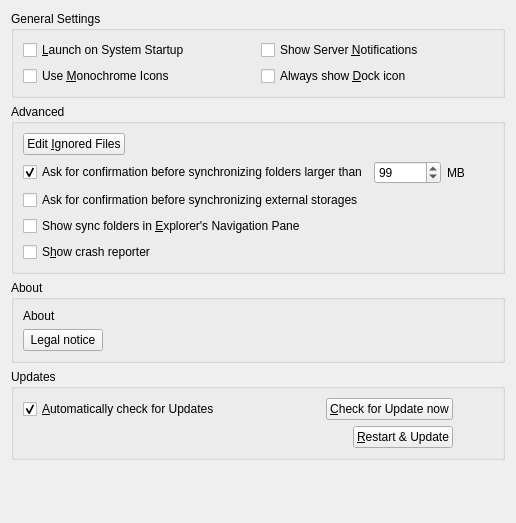
<?xml version="1.0" encoding="UTF-8"?>
<ui version="4.0">
 <class>OCC::GeneralSettings</class>
 <widget class="QWidget" name="OCC::GeneralSettings">
  <property name="geometry">
   <rect>
    <x>0</x>
    <y>0</y>
    <width>516</width>
    <height>523</height>
   </rect>
  </property>
  <property name="windowTitle">
   <string notr="true">Form</string>
  </property>
  <layout class="QGridLayout" name="gridLayout_3">
   <item row="2" column="0">
    <widget class="QGroupBox" name="aboutGroupBox">
     <property name="title">
      <string>About</string>
     </property>
     <layout class="QVBoxLayout" name="verticalLayout_3">
      <item>
       <widget class="QLabel" name="aboutLabel">
        <property name="sizePolicy">
         <sizepolicy hsizetype="Preferred" vsizetype="Minimum">
          <horstretch>0</horstretch>
          <verstretch>0</verstretch>
         </sizepolicy>
        </property>
        <property name="text">
         <string>About</string>
        </property>
       </widget>
      </item>
      <item>
       <layout class="QHBoxLayout" name="horizontalLayout_6">
        <item>
         <widget class="QPushButton" name="legalNoticeButton">
          <property name="text">
           <string>Legal notice</string>
          </property>
         </widget>
        </item>
        <item>
         <spacer name="horizontalSpacer_2">
          <property name="orientation">
           <enum>Qt::Horizontal</enum>
          </property>
          <property name="sizeHint" stdset="0">
           <size>
            <width>40</width>
            <height>20</height>
           </size>
          </property>
         </spacer>
        </item>
       </layout>
      </item>
     </layout>
    </widget>
   </item>
   <item row="0" column="0">
    <widget class="QGroupBox" name="generalGroupBox">
     <property name="title">
      <string>General Settings</string>
     </property>
     <layout class="QGridLayout" name="gridLayout_2">
      <item row="1" column="0">
       <widget class="QCheckBox" name="monoIconsCheckBox">
        <property name="toolTip">
         <string>For System Tray</string>
        </property>
        <property name="text">
         <string>Use &amp;Monochrome Icons</string>
        </property>
       </widget>
      </item>
      <item row="0" column="0">
       <widget class="QCheckBox" name="autostartCheckBox">
        <property name="text">
         <string>&amp;Launch on System Startup</string>
        </property>
       </widget>
      </item>
      <item row="0" column="1">
       <widget class="QCheckBox" name="serverNotificationsCheckBox">
        <property name="text">
         <string>Show Server &amp;Notifications</string>
        </property>
       </widget>
      </item>
      <item row="1" column="1">
       <widget class="QCheckBox" name="showDockIconCheckBox">
        <property name="text">
         <string extracomment="macOS Dock">Always show &amp;Dock icon</string>
        </property>
       </widget>
      </item>
     </layout>
    </widget>
   </item>
   <item row="3" column="0">
    <widget class="QGroupBox" name="updatesGroupBox">
     <property name="title">
      <string>Updates</string>
     </property>
     <layout class="QGridLayout" name="gridLayout_4">
      <item row="0" column="0">
       <layout class="QHBoxLayout" name="horizontalLayout_11">
        <item>
         <widget class="QCheckBox" name="autoCheckForUpdatesCheckBox">
          <property name="text">
           <string>&amp;Automatically check for Updates</string>
          </property>
          <property name="checked">
           <bool>true</bool>
          </property>
         </widget>
        </item>
        <item>
         <widget class="QPushButton" name="updateButton">
          <property name="sizePolicy">
           <sizepolicy hsizetype="Maximum" vsizetype="Fixed">
            <horstretch>0</horstretch>
            <verstretch>0</verstretch>
           </sizepolicy>
          </property>
          <property name="text">
           <string>&amp;Check for Update now</string>
          </property>
         </widget>
        </item>
        <item>
         <spacer name="horizontalSpacer_5">
          <property name="orientation">
           <enum>Qt::Horizontal</enum>
          </property>
          <property name="sizeType">
           <enum>QSizePolicy::Preferred</enum>
          </property>
          <property name="sizeHint" stdset="0">
           <size>
            <width>40</width>
            <height>20</height>
           </size>
          </property>
         </spacer>
        </item>
       </layout>
      </item>
      <item row="1" column="0">
       <layout class="QHBoxLayout" name="horizontalLayout_2">
        <item>
         <widget class="QLabel" name="updateStateLabel">
          <property name="text">
           <string/>
          </property>
          <property name="wordWrap">
           <bool>true</bool>
          </property>
          <property name="openExternalLinks">
           <bool>true</bool>
          </property>
         </widget>
        </item>
        <item>
         <widget class="QPushButton" name="restartButton">
          <property name="sizePolicy">
           <sizepolicy hsizetype="Maximum" vsizetype="Fixed">
            <horstretch>0</horstretch>
            <verstretch>0</verstretch>
           </sizepolicy>
          </property>
          <property name="text">
           <string>&amp;Restart &amp;&amp; Update</string>
          </property>
         </widget>
        </item>
        <item>
         <spacer name="horizontalSpacer">
          <property name="orientation">
           <enum>Qt::Horizontal</enum>
          </property>
          <property name="sizeType">
           <enum>QSizePolicy::Preferred</enum>
          </property>
          <property name="sizeHint" stdset="0">
           <size>
            <width>40</width>
            <height>20</height>
           </size>
          </property>
         </spacer>
        </item>
       </layout>
      </item>
     </layout>
    </widget>
   </item>
   <item row="4" column="0">
    <spacer name="verticalSpacer">
     <property name="orientation">
      <enum>Qt::Vertical</enum>
     </property>
     <property name="sizeHint" stdset="0">
      <size>
       <width>20</width>
       <height>0</height>
      </size>
     </property>
    </spacer>
   </item>
   <item row="1" column="0">
    <widget class="QGroupBox" name="groupBox">
     <property name="title">
      <string>Advanced</string>
     </property>
     <layout class="QVBoxLayout" name="verticalLayout">
      <item>
       <layout class="QHBoxLayout" name="horizontalLayout_4">
        <item>
         <widget class="QPushButton" name="ignoredFilesButton">
          <property name="text">
           <string>Edit &amp;Ignored Files</string>
          </property>
         </widget>
        </item>
        <item>
         <spacer name="horizontalSpacer_4">
          <property name="orientation">
           <enum>Qt::Horizontal</enum>
          </property>
          <property name="sizeHint" stdset="0">
           <size>
            <width>555</width>
            <height>20</height>
           </size>
          </property>
         </spacer>
        </item>
       </layout>
      </item>
      <item>
       <layout class="QHBoxLayout" name="horizontalLayout_3">
        <item>
         <widget class="QCheckBox" name="newFolderLimitCheckBox">
          <property name="text">
           <string>Ask for confirmation before synchronizing folders larger than</string>
          </property>
          <property name="checked">
           <bool>true</bool>
          </property>
         </widget>
        </item>
        <item>
         <widget class="QSpinBox" name="newFolderLimitSpinBox">
          <property name="maximum">
           <number>999999</number>
          </property>
          <property name="value">
           <number>99</number>
          </property>
         </widget>
        </item>
        <item>
         <widget class="QLabel" name="label">
          <property name="text">
           <string extracomment="Trailing part of &quot;Ask confirmation before syncing folder larger than&quot; ">MB</string>
          </property>
         </widget>
        </item>
        <item>
         <spacer name="horizontalSpacer_3">
          <property name="orientation">
           <enum>Qt::Horizontal</enum>
          </property>
          <property name="sizeHint" stdset="0">
           <size>
            <width>40</width>
            <height>20</height>
           </size>
          </property>
         </spacer>
        </item>
       </layout>
      </item>
      <item>
       <layout class="QHBoxLayout" name="horizontalLayout_8">
        <item>
         <widget class="QCheckBox" name="newExternalStorage">
          <property name="text">
           <string>Ask for confirmation before synchronizing external storages</string>
          </property>
         </widget>
        </item>
       </layout>
      </item>
      <item>
       <layout class="QHBoxLayout" name="horizontalLayout_10">
        <item>
         <widget class="QCheckBox" name="showInExplorerNavigationPaneCheckBox">
          <property name="text">
           <string>Show sync folders in &amp;Explorer's Navigation Pane</string>
          </property>
         </widget>
        </item>
       </layout>
      </item>
      <item>
       <layout class="QHBoxLayout" name="horizontalLayout_9">
        <item>
         <widget class="QCheckBox" name="crashreporterCheckBox">
          <property name="sizePolicy">
           <sizepolicy hsizetype="MinimumExpanding" vsizetype="Fixed">
            <horstretch>0</horstretch>
            <verstretch>0</verstretch>
           </sizepolicy>
          </property>
          <property name="text">
           <string>S&amp;how crash reporter</string>
          </property>
         </widget>
        </item>
       </layout>
      </item>
     </layout>
    </widget>
   </item>
  </layout>
 </widget>
 <tabstops>
  <tabstop>autostartCheckBox</tabstop>
  <tabstop>serverNotificationsCheckBox</tabstop>
  <tabstop>monoIconsCheckBox</tabstop>
  <tabstop>ignoredFilesButton</tabstop>
  <tabstop>newFolderLimitCheckBox</tabstop>
  <tabstop>newFolderLimitSpinBox</tabstop>
  <tabstop>crashreporterCheckBox</tabstop>
  <tabstop>autoCheckForUpdatesCheckBox</tabstop>
  <tabstop>updateButton</tabstop>
  <tabstop>restartButton</tabstop>
 </tabstops>
 <resources/>
 <connections>
  <connection>
   <sender>newFolderLimitCheckBox</sender>
   <signal>toggled(bool)</signal>
   <receiver>newFolderLimitSpinBox</receiver>
   <slot>setEnabled(bool)</slot>
   <hints>
    <hint type="sourcelabel">
     <x>247</x>
     <y>188</y>
    </hint>
    <hint type="destinationlabel">
     <x>497</x>
     <y>190</y>
    </hint>
   </hints>
  </connection>
 </connections>
</ui>
